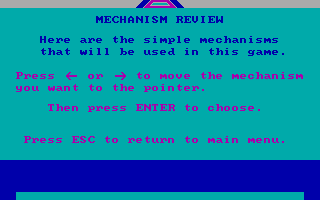
#> input picture work/obs_review/obs02.png, 320 x 200 px, found by its file name
$ python crop_icons.py
#> lines starting #> are read from the running program, lines starting #| are printed output that depends on the picture
from PIL import Image
src = Image.open(r"C:\Projects\Creative_Contraptions\work\obs_menu\obs02.png").convert("RGB")
#> src is the input picture: PIL image 320x200 RGB; mean R, G, B 11.8, 132.2, 170
print("menu VRAM size:", src.size)
#| menu VRAM size: (320, 200)
# 4 ikon menu di (48,39/66/93/120), 44x25
boxes = [(48, 39), (48, 66), (48, 93), (48, 120)]
names = ["review", "fillmech", "zany", "mixup"]
sheet = Image.new("RGB", (44 * 4, 25), (0, 0, 0))
#> sheet: PIL image 176x25 RGB; every value is 0
import os
os.makedirs(r"C:\Projects\Creative_Contraptions\port\cc\anim\icons", exist_ok=True)
for i, (x, y) in enumerate(boxes):
    ic = src.crop((x, y, x + 44, y + 25))
    ic.save(r"C:\Projects\Creative_Contraptions\port\cc\anim\icons\%s.png" % names[i])
    sheet.paste(ic, (i * 44, 0))
#> this loop made 4 passes
#> pass 1, `ic = src.crop((x, y, x + 44, y + 25))`:
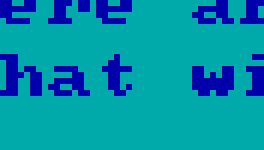
#> ic: PIL image 44x25 RGB (shown 6 times larger); mean R, G, B 0, 142.3, 170
#> pass 2, `ic = src.crop((x, y, x + 44, y + 25))`:
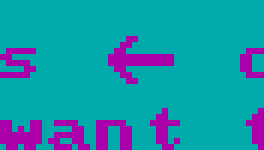
#> ic: PIL image 44x25 RGB (shown 6 times larger); mean R, G, B 25, 145, 170
#> pass 3, `ic = src.crop((x, y, x + 44, y + 25))`:
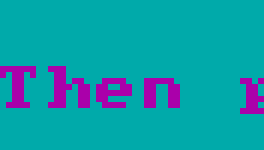
#> ic: PIL image 44x25 RGB (shown 6 times larger); mean R, G, B 16.4, 153.6, 170
#> after the loop:
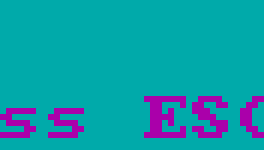
#> ic: PIL image 44x25 RGB (shown 6 times larger); mean R, G, B 16.2, 153.8, 170
#> after the loop:
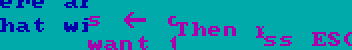
#> sheet: PIL image 176x25 RGB (shown 2 times larger); mean R, G, B 14.4, 148.7, 170
sheet.resize((44 * 4 * 3, 25 * 3), Image.NEAREST).save(r"C:\Projects\Creative_Contraptions\work\menu_icons_check.png")
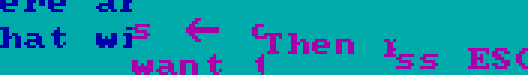
#> saved as menu_icons_check.png: PIL image 528x75 RGB; mean R, G, B 14.4, 148.7, 170
print("saved 4 icons + menu_icons_check.png")

$ run again, with work/obs_review/obs07.png copied over work/obs_review/obs02.png
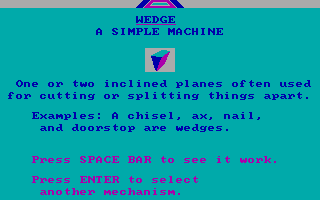
#> input picture work/obs_review/obs07.png, 320 x 200 px, found by its file name
#> src is the input picture: PIL image 320x200 RGB; mean R, G, B 11.5, 158.3, 170
#| menu VRAM size: (320, 200)
#> after the loop `for i, (x, y) in enumerate(boxes):`:
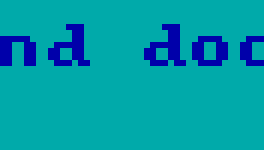
#> ic: PIL image 44x25 RGB (shown 6 times larger); mean R, G, B 0, 154.1, 170
#> `sheet.resize((44 * 4 * 3, 25 * 3), Image.NEAREST).save(r"C:\Projects\C..`:
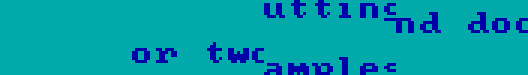
#> saved as menu_icons_check.png: PIL image 528x75 RGB; mean R, G, B 0, 154.8, 170
